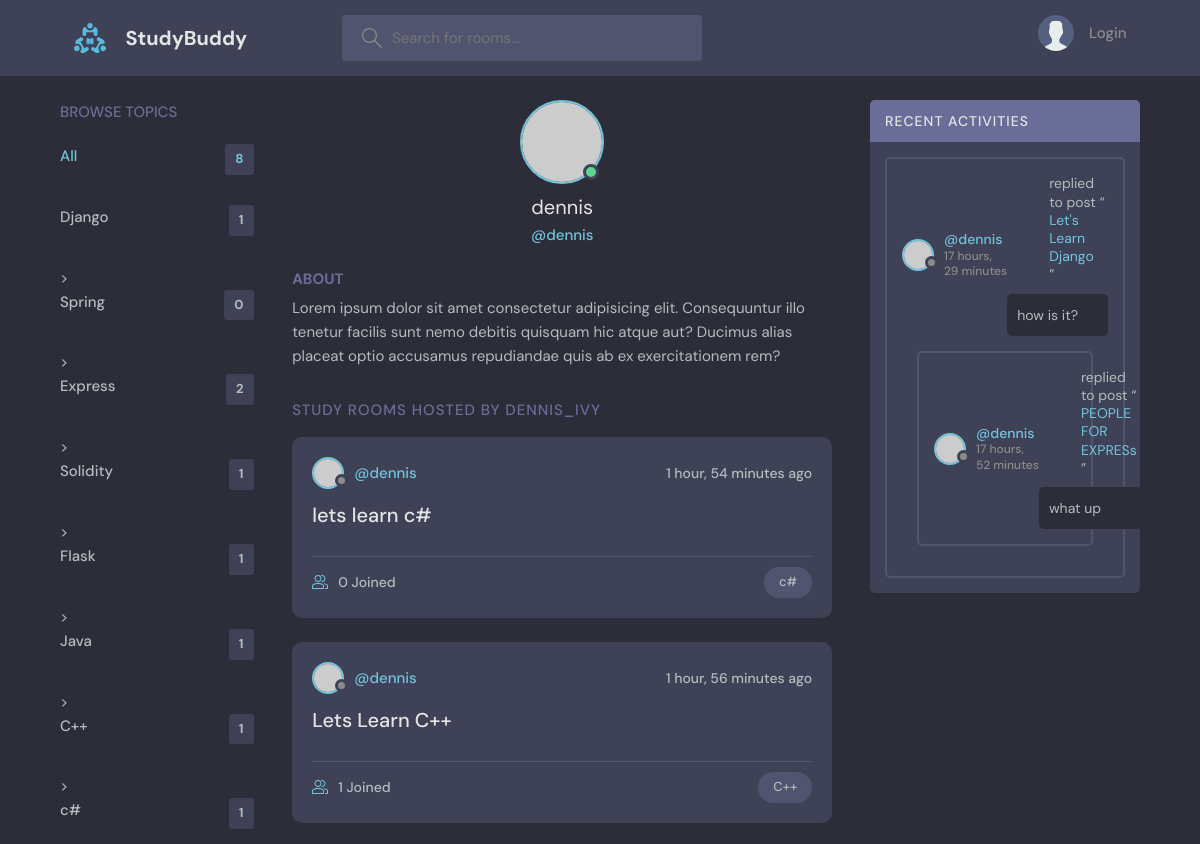
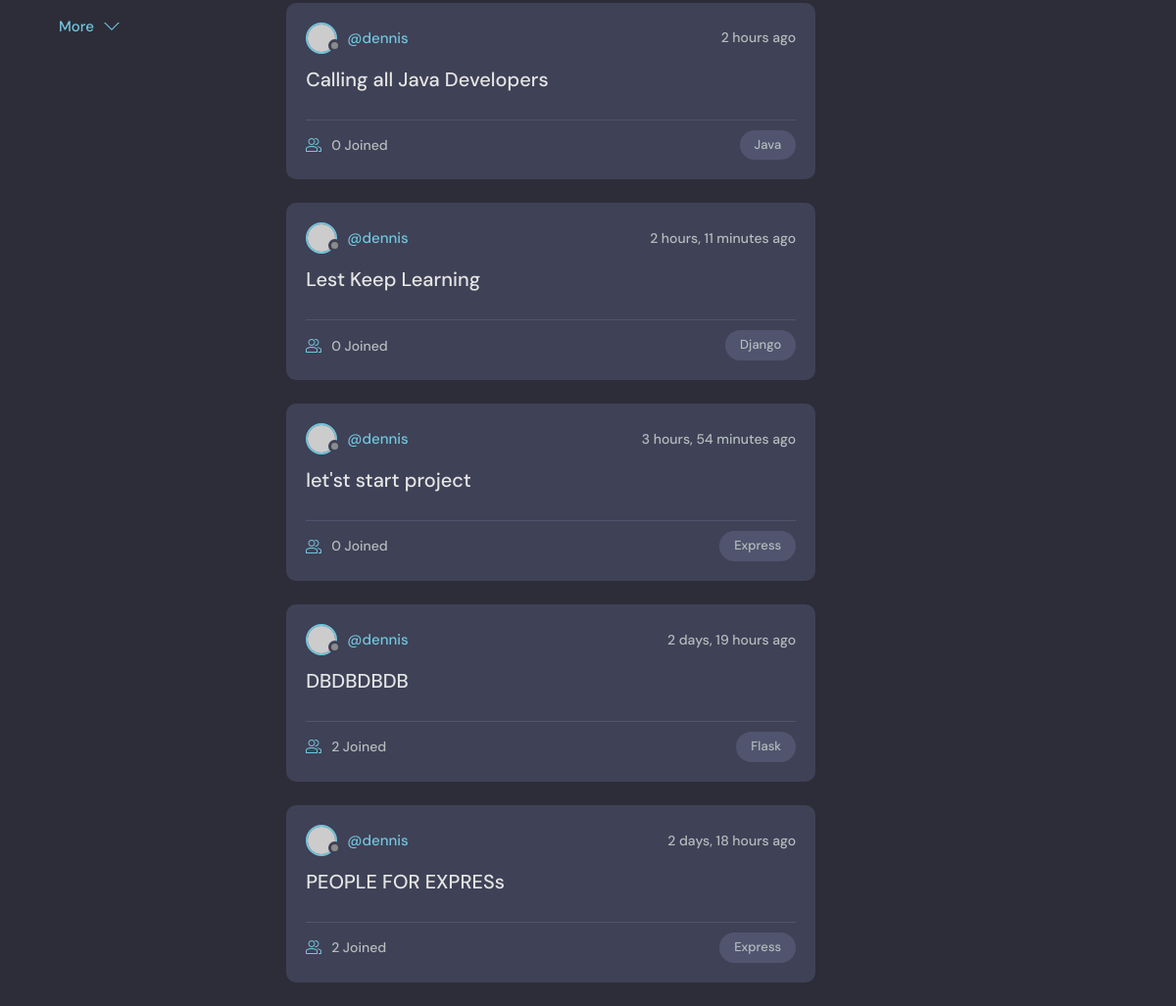
Page /profile/1/ on the committed database (2 pictures, top to bottom).
### base/models.py (models this page shows, shortened)
class Topic(models.Model):
    name = models.CharField(max_length=200)

class Room(models.Model):
    host = models.ForeignKey(User, on_delete=models.SET_NULL, null=True)
    topic = models.ForeignKey(Topic, on_delete=models.SET_NULL, null=True)
    name = models.CharField(max_length=200)
    description = models.TextField(null=True, blank=True)
    participants = models.ManyToManyField(User, related_name='participants', blank=True)
    updated = models.DateTimeField(auto_now=True)
    created = models.DateTimeField(auto_now_add=True)
    class Meta:
        ordering = ['-updated', '-created']
    def __str__(self):
        return self.name

class Message(models.Model):
    user = models.ForeignKey(User, on_delete=models.CASCADE)
    room = models.ForeignKey(Room, on_delete=models.CASCADE)
    body = models.TextField()
    updated = models.DateTimeField(auto_now=True)
    created = models.DateTimeField(auto_now_add=True)
    class Meta:
        ordering = ['-updated', '-created']

### base/views.py (the view)
# urls.py: path('profile/<str:pk>/', views.userProfile, name="user-profile"),
def userProfile(request, pk):
    user = User.objects.get(id=pk)
    rooms = user.room_set.all()
    room_messages = user.message_set.all()
    topics = Topic.objects.all()
    context = {'user': user, 'rooms': rooms, 'room_messages': room_messages, 'topics': topics}
    return render(request, 'base/profile.html', context)

### base/templates/base/profile.html (shortened to what this page needs)
{% extends 'main.html' %}
{% block content %}
    <main class="profile-page layout layout--3">
        <div class="container">
            {% include 'base/topics_component.html' %}
            <div class="roomList">
                <div class="profile">
                    <div class="profile__avatar">
                        <div class="avatar avatar--large active">
                            <img src="https://randomuser.me/api/portraits/men/11.jpg"/>
                        </div>
                    </div>
                    <div class="profile__info">
                        <h3>{{ user.username }}</h3>
                        <p>@{{ user.username }}</p>
                    </div>
                    <div class="profile__about">
                        <h3>About</h3>
                        <p>
                            Lorem ipsum dolor sit amet consectetur adipisicing elit. Consequuntur illo tenetur
                            facilis sunt nemo debitis quisquam hic atque aut? Ducimus alias placeat optio
                            accusamus repudiandae quis ab ex exercitationem rem?
                        </p>
                    </div>
                </div>
                <div class="roomList__header">
                    <div>
                        <h2>Study Rooms Hosted by dennis_ivy</a>
                        </h2>
                    </div>
                </div>
                {% include 'base/feed_component.html' %}
            </div>
            {% include 'base/activity_component.html' %}
        </div>
    </main>
{% endblock content %}

### base/templates/base/topics_component.html
<div class="topics">
    <div class="topics__header">
        <h2>Browse Topics</h2>
    </div>
    <ul class="topics__list">
        <li>
            <a href="{% url 'home' %}" class="active">All <span>{{ topics.count }}</span></a>
        </li
                {% for topic in topics %}>
                    <li>
                        <a href={% url 'home' %}?q={{ topic.name }}>{{ topic.name }}
                            <span>{{ topic.room_set.all.count }}</span></a>
                    </li>
                {% endfor %}
    </ul>
    <a class="btn btn--link" href="topics.html">
        More
        <svg version="1.1" xmlns="http://www.w3.org/2000/svg" width="32" height="32" viewBox="0 0 32 32">
            <title>chevron-down</title>
            <path d="M16 21l-13-13h-3l16 16 16-16h-3l-13 13z"></path>
        </svg>
    </a>
</div>

### base/templates/base/feed_component.html (shortened to what this page needs)
{% for room in rooms %}
    <div class="roomListRoom">
        <div class="roomListRoom__header">
            <a href="{% url 'user-profile' room.host.id %}" class="roomListRoom__author">
                <div class="avatar avatar--small">
                    <img src="https://randomuser.me/api/portraits/women/11.jpg"/>
                </div>
                <span>@{{ room.host.username }}</span>
            </a>
            <div class="roomListRoom__actions">
                <span>{{ room.created|timesince }} ago</span>
            </div>
        </div>
        <div class="roomListRoom__content">
            <a href="{% url "room" room.id %}">{{ room.name }}</a>
        </div>
        <div class="roomListRoom__meta">
            <a href="{% url "room" room.id %}" class="roomListRoom__joined">
                {{ room.participants.all.count }} Joined
            </a>
            <p class="roomListRoom__topic">{{ room.topic.name }}</p>
        </div>
    </div>
{% endfor %}

### base/templates/base/activity_component.html (shortened to what this page needs)
<div class="activities">
    <div class="activities__header">
        <h2>Recent Activities</h2>
    </div>
    {% for message in room_messages %}
        <div class="activities__box">
            <div class="activities__boxHeader roomListRoom__header">
                <a href="{% url 'user-profile' message.user.id %}" class="roomListRoom__author">
                    <div class="avatar avatar--small">
                        <img src="https://randomuser.me/api/portraits/women/11.jpg"/>
                    </div>
                    <p>
                        @{{ message.user }}
                        <span>{{ message.created | timesince }}</span>
                    </p>
                </a>
            <div class="activities__boxContent">
                <p>replied to post “<a href="{% url 'room' message.room.id %}">{{ message.room }}</a>”</p>
                <div class="activities__boxRoomContent">
                    {{ message.body }}
                </div>
            </div>
        </div>
    {% endfor %}
</div>

### rows in the picture
Topic: name "Django", room_set.all.count "1"
Topic: name "Spring", room_set.all.count "0"
Topic: name "Express", room_set.all.count "2"
Topic: name "Solidity", room_set.all.count "1"
Topic: name "Flask", room_set.all.count "1"
Topic: name "Java", room_set.all.count "1"
Topic: name "C++", room_set.all.count "1"
Topic: name "c#", room_set.all.count "1"
Room: host.username "dennis", created "1 hour, 54 minutes", name "lets learn c#", participants.all.count "0", topic.name "c#"
Room: host.username "dennis", created "1 hour, 56 minutes", name "Lets Learn C++", participants.all.count "1", topic.name "C++"
Room: host.username "dennis", created "2 hours", name "Calling all Java Developers", participants.all.count "0", topic.name "Java"
Room: host.username "dennis", created "2 hours, 11 minutes", name "Lest Keep Learning", participants.all.count "0", topic.name "Django"
Room: host.username "dennis", created "3 hours, 54 minutes", name "let'st start project", participants.all.count "0", topic.name "Express"
Room: host.username "dennis", created "2 days, 19 hours", name "DBDBDBDB", participants.all.count "2", topic.name "Flask"
Room: host.username "dennis", created "2 days, 18 hours", name "PEOPLE FOR EXPRESs", participants.all.count "2", topic.name "Express"
Message: user "dennis", created "17 hours, 29 minutes", room "Let's Learn Django", body "how is it?"
Message: user "dennis", created "17 hours, 52 minutes", room "PEOPLE FOR EXPRESs", body "what up"

### other values in the picture
{{ topics.count }} "8"
{{ user.username }} "dennis"
